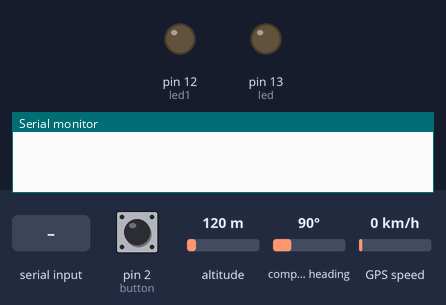
This sketch was run on a simulated Arduino Uno, built with avr-gcc and run on an emulated ATmega328P. On the bench: output pins drawn as LEDs (lit = HIGH), the last lines printed to the serial monitor. Dashed ring = blinking. The test bench sets the inputs (shaded band); at power-on: pin 2 (button) LOW, altitude 120 m, compass heading 90°, GPS speed 0 km/h. The GPS gets a fix after 3 s at 37.7749, -122.4194 with 8 satellites; the modem accepts every AT command (registered, SIM ready, sends succeed) and sends nothing else.

Above: at 11.3 s.
11.4 s: pin 2 (button) pulled HIGH for 3.2 s
At 13.62 s:
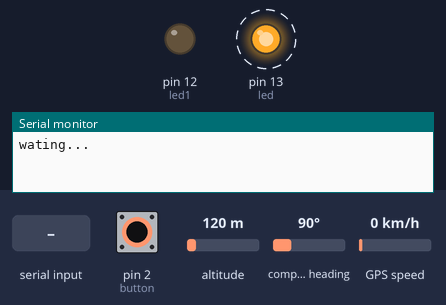
At 13.97 s:
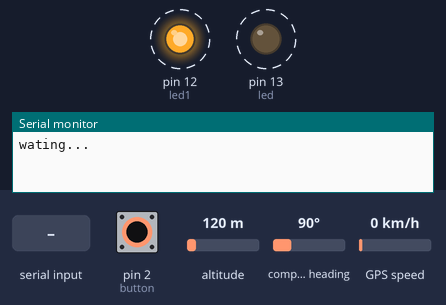
16.1 s: "gps on" received over the second serial link
18.7 s: "led off" received over the second serial link
20.3 s: "*" received over the second serial link
Timing chart, 0 to 22.8 s (numbered marks = the images above; inputs shaded):
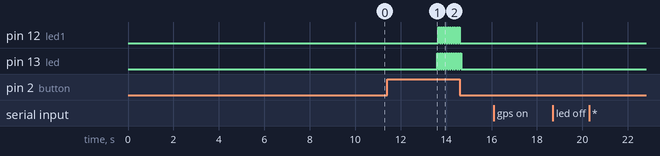

Measured:
- after the input at 11.4 s, pin 12 (led1): alternates HIGH for 0.05 s and LOW for 0.05 s, 20 changes in all, then stays LOW, starting after 2.3 s; pin 13 (led): alternates HIGH for 0.05 s and LOW for 0.05 s, 22 changes in all, then stays LOW, starting after 2.2 s

The sketch:

GPS_ver0.ino
```cpp
#include <SoftwareSerial.h> //gia lap TX RX
SoftwareSerial mySerial(9, 10);   //SIM 800A

#include <TinyGPS++.h>
TinyGPSPlus gps;
SoftwareSerial ss(4, 3);  //GPS

boolean sendonce = false;  //cờ ngắt của listen()

const String myphone = "84964124172";

int button = 2;

float flat, flon;
char str[15];
int led = 13;
int led1 = 12;
int temp = 0, i = 0;
int ttLight = 0;
void Gsm_Init();

void sent_data(String datasent)
{

  mySerial.println("AT"); //Once the handshake test is successful, it will back to OK
  updateSerial();
  mySerial.println("AT+CMGF=1"); // Configuring TEXT mode
  updateSerial();
  mySerial.println("AT+CMGS=\"+84964124172\"");//change ZZ with country code and xxxxxxxxxxx with phone number to sms
  updateSerial();
  mySerial.print("VI TRI HIEN TAI: \n http://www.google.com/maps/place/"+datasent); //text content_____Ex: mySerial.println("TRUNG_sim800a sms CANH BAO TROM");
  updateSerial();
  mySerial.write(26);  // mySerial.println((char)26);
  ss.listen();  //Accept just only 1 uart enable
}


void setup()
{
  mySerial.begin(9600);   // Setting the baud rate of GSM Module
  Serial.begin(9600);    // Setting the baud rate of Serial Monitor (Arduino)

  ss.begin(9600);
  mySerial.listen();

  delay(50);
  pinMode(led, OUTPUT);
  pinMode(led1, OUTPUT);
  pinMode(button, INPUT);
  Gsm_Init();
}
void loop()
{
  serialEvent();
  check_button();

 // serialEvent();
  if (temp == 1)
  {
    check();
    temp = 0;
    i = 0;
    delay(1000);
  }
  mySerial.listen();
}

void serialEvent()
{
  while (mySerial.available())
  {
    if (mySerial.find("#A."))
    {
      digitalWrite(led, HIGH);
      delay(1000);
      digitalWrite(led, LOW);
      while (mySerial.available())
      {
        char inChar = mySerial.read();
        str[i++] = inChar;
        if (inChar == '*')
        {
          temp = 1;
          return;
        }
      }
    }
  }
}

void check()
{
  if (!(strncmp(str, "gps on", 6)))
  {
    //----- Bat led ---------
    led_();
    Serial.println("ON");

    //------------Doc tin hieu va gui ve dien thoai
    ss.listen();
    while (sendonce == false)
    {
      while (ss.available() > 0)
      {
        gps.encode(ss.read());
        if (gps.location.isUpdated())
        {
          sendonce = true;
          //Lay toa do va chuyen sang dang String
          char Templat[12], TempLon[12];
          dtostrf(gps.location.lat(), 2, 6, Templat); // Lay toa do va luu vao bien lat
          dtostrf(gps.location.lng(), 3, 6, TempLon); // Lay toa do va luu vao bien long

          String tmp = "";
          // Chuyen doi ki tu cua toa do LAT sang String
          for (int i = 0 ; i < 10; i++)
            tmp += (String)(Templat[i]);

          // Ky tu phan biet lat va long
          tmp += ",";

          // Chuyen doi ki tu cua toa do LONG sang String
          for (int i = 0 ; i < 10; i++)
            tmp += (String)(TempLon[i]);

          delay(500);
          mySerial.listen();

          delay(500);
          sent_data(tmp);
          Serial.println("Da gui toa do");
          Serial.println(tmp);
        }
        else {
        }
      }
    }
    sendonce = false;

    //------------

    delay(200);
  }
  else if (!(strncmp(str, "led off", 7)))
  {
    digitalWrite(led1, LOW);
    Serial.println("OFF");
    delay(200);
  }
}

void Gsm_Init()
{
  mySerial.println("ATE0");   // Tat che do phan hoi (Echo mode)
  delay(2000);
  mySerial.println("AT+IPR=9600");   // Dat toc do truyen nhan du lieu 9600 bps
  delay(2000);
  mySerial.println("AT+CMGF=1");  // Chon che do TEXT Mode
  delay(2000);
  mySerial.println("AT+CLIP=1"); // Hien thi thong tin nguoi goi den
  delay(2000);
  mySerial.println("AT+CNMT=2,2,0,0,0");  // Hien thi truc tiep noi dung tin nhan
  delay(2000);
}


void updateSerial()
{
  delay(500);
  while (Serial.available())
  {
    mySerial.write(Serial.read());//Forward what Serial received to Software Serial Port
  }
  while (mySerial.available())
  {
    Serial.write(mySerial.read());//Forward what Software Serial received to Serial Port
  }
}
void MakeCall()
{
  mySerial.println("ATD+84964124172;"); // ATDxxxxxxxxxx; -- watch out here for semicolon at the end!!
  Serial.println("Calling  "); // print response over serial port
  delay(1000);
}

//////////////////////
void check_button()
{
  Serial.println("wating...");
  int buttonStatus = digitalRead(button);
  delay(500);
  if (buttonStatus == 1)
  {
    //----- Bat led ---------
    led_();
    Serial.println("Button_ON");
  MakeCall();
    //------------Doc tin hieu va gui ve dien thoai
    ss.listen();
    while (sendonce == false)
    {
      while (ss.available() > 0)
      {
        gps.encode(ss.read());
        if (gps.location.isUpdated())
        {
          sendonce = true;
          //Lay toa do va chuyen sang dang String
          char Templat[12], TempLon[12];
          dtostrf(gps.location.lat(), 2, 6, Templat); // Lay toa do va luu vao bien lat
          dtostrf(gps.location.lng(), 3, 6, TempLon); // Lay toa do va luu vao bien long

          String tmp = "";
          // Chuyen doi ki tu cua toa do LAT sang String
          for (int i = 0 ; i < 10; i++)
            tmp += (String)(Templat[i]);

          // Ky tu phan biet lat va long
          tmp += ",";

          // Chuyen doi ki tu cua toa do LONG sang String
          for (int i = 0 ; i < 10; i++)
            tmp += (String)(TempLon[i]);

          delay(500);
          mySerial.listen();

          delay(500);
          sent_data(tmp);
          Serial.println("Da gui toa do");
          Serial.println(tmp);
        }
        else {
        }
      }
    }
    sendonce = false;

    //------------

    delay(200);
  }
}

void led_()
{
  int toggle = 0;
  for (int i=0; i<=20; i++)
  {
    digitalWrite(led1, toggle);
    digitalWrite(led, !(toggle));
    toggle = !(toggle);
    delay(50);
  }
    digitalWrite(led1, LOW);
    digitalWrite(led, LOW);
}
```
